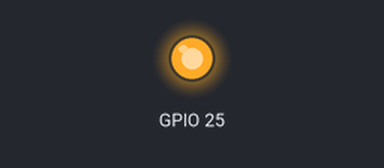
Simulated run of this program. Board: Raspberry Pi (BCM pin numbers). Parts: output pins drawn as LEDs (lit = HIGH). The camera gives no picture and a still takes 0.5 s. At 30.0 s the program stops and its outputs stay as they are.

Above: at 0.1 s.
At 30.1 s:
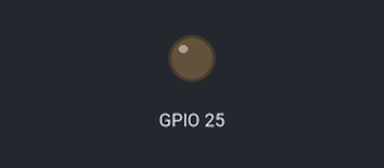
Timing chart, 0 to 31.5 s (numbered marks = the images above):
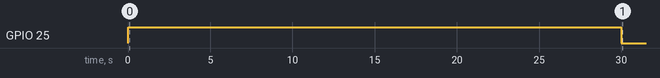

Measured:
- by itself, GPIO 25: LOW → HIGH at 0.00 s, → LOW 30.0 s later

The program:

cam30s.py
```python
#! /usr/bin/env python
# -*- coding: utf-8 -*-

# On importe les modules "GPIO" pour la communication, "picamera" pour gérer le module cam et "time" pour faire des pauses
import RPi.GPIO as GPIO
import picamera
import time

# On configure les pins GPIO du Rpi en mode BCM (pour la notation)
GPIO.setmode(GPIO.BCM)

# Nous lui indiquons que le signal électrique va sortir de la pin 25
GPIO.setup(25,GPIO.OUT)

# Le signal électrique est envoyé à la pin 25 afin d'allumer les LEDS infrarouges
GPIO.output(25,GPIO.HIGH)

# Nous démarrons l'enregistrement de la vidéo pendant 30 secondes puis nous l'arrêtons.
with picamera.PiCamera() as camera:
    camera.resolution=(1024,768)
    camera.start_recording('foo.h264')
    time.sleep(30)
    camera.stop_recording()
# Nous coupons le signal électrique envoyé à la pin 25, les LEDS s'éteignent
    GPIO.output(25,GPIO.LOW)
```
